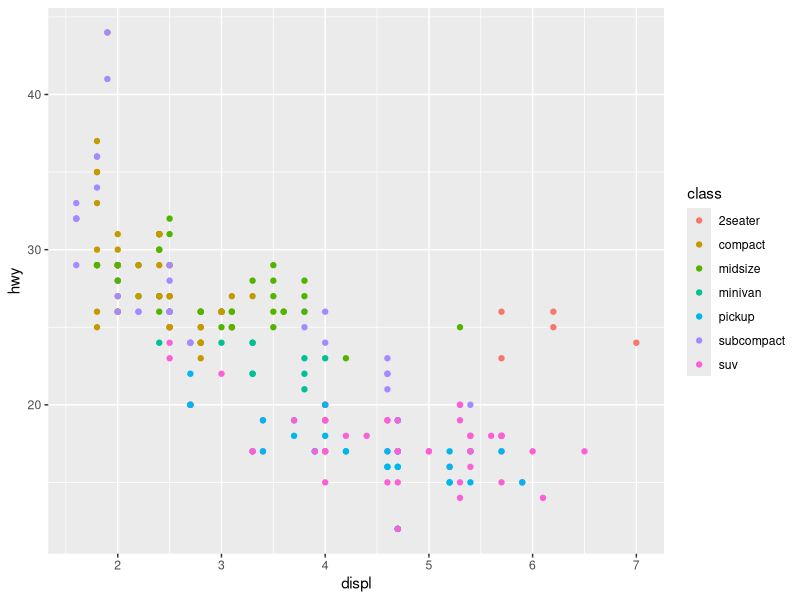
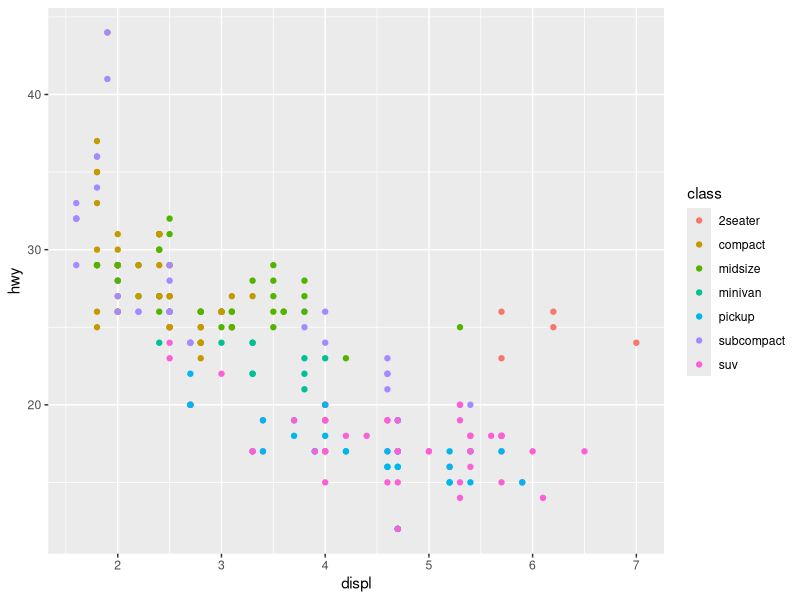
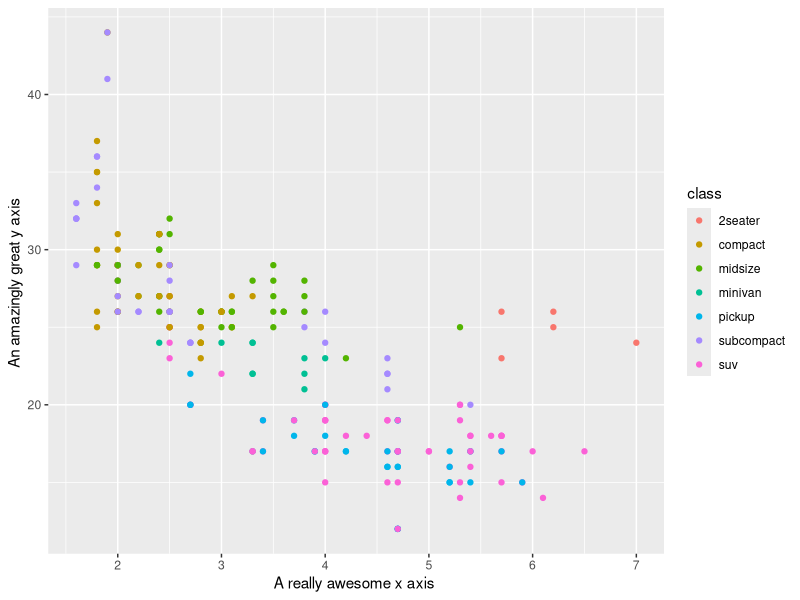
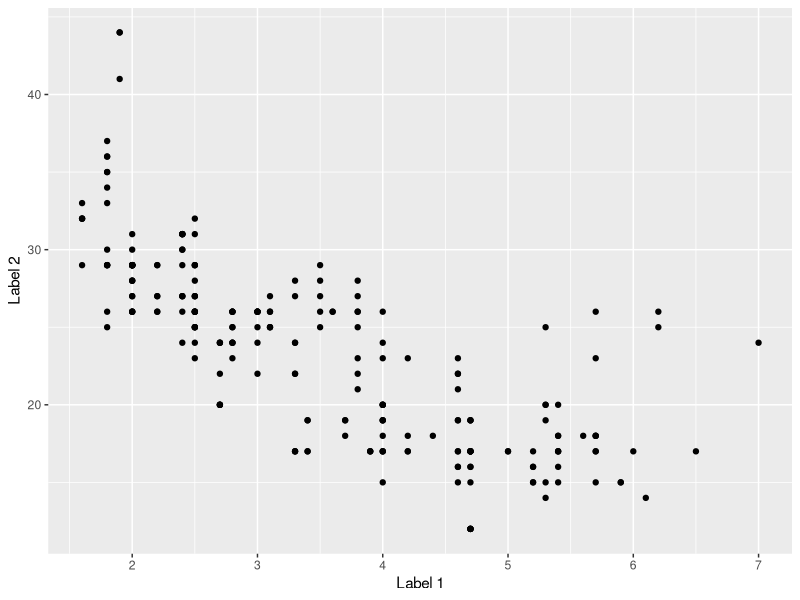
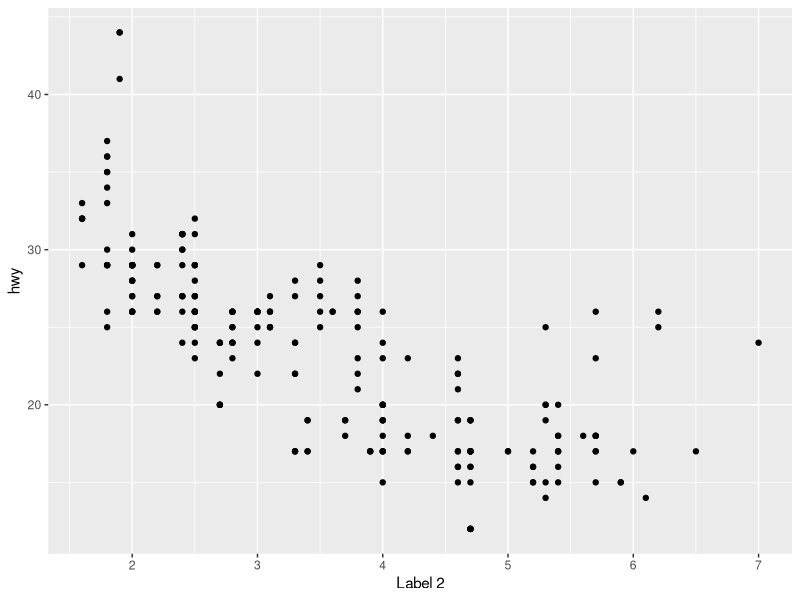
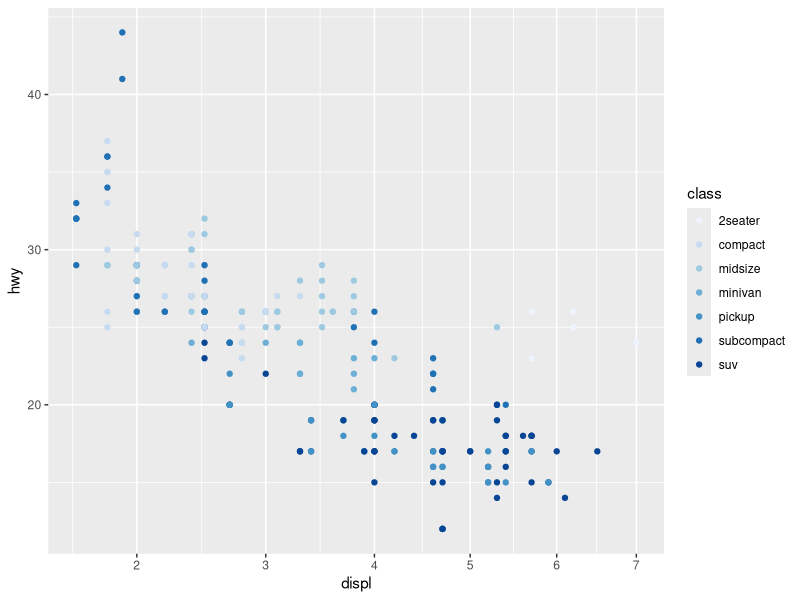
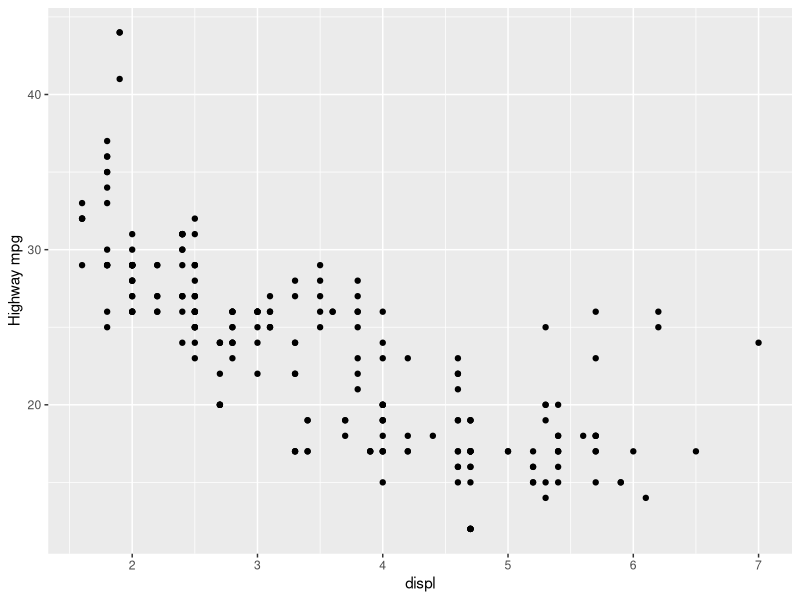
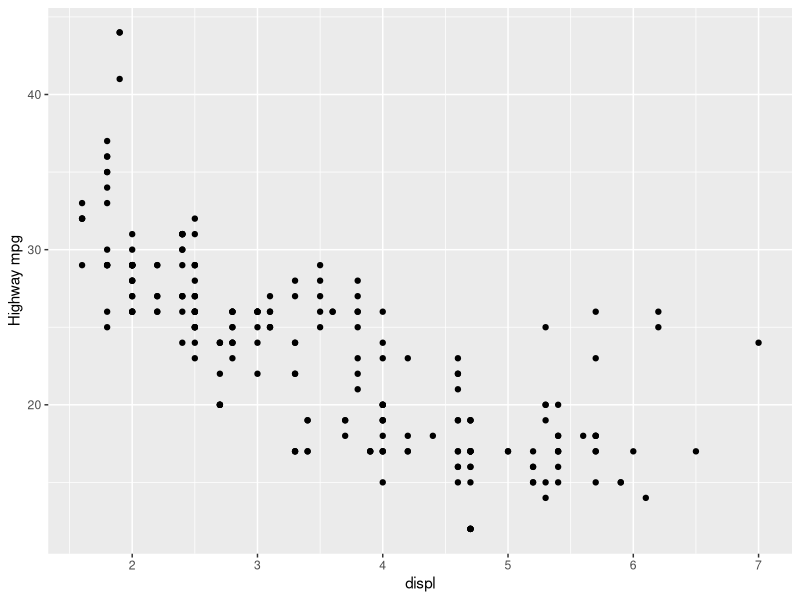

Write R code to recreate these figures, in order. (Note: this script raises an error after producing the figures.)
#Chapter 6 - Scales, Axes and Legends
library(ggplot2)

#6.2 Modifying Scales
ggplot(mpg, aes(displ, hwy)) + geom_point(aes(color=class))
ggplot(mpg, aes(displ, hwy)) + 
  geom_point(aes(color=class)) + 
  scale_x_continuous() + 
  scale_y_continuous() + 
  scale_color_discrete()

ggplot(mpg, aes(displ, hwy)) + 
  geom_point(aes(color=class)) + 
  scale_x_continuous("A really awesome x axis ") + 
  scale_y_continuous("An amazingly great y axis ") 
  
ggplot(mpg, aes(displ, hwy)) + 
  geom_point() + 
  scale_x_continuous("Label 1") + 
  scale_y_continuous("Label 2")

ggplot(mpg, aes(displ, hwy)) + 
  geom_point() + 
  scale_x_continuous("Label 2")

ggplot(mpg, aes(displ, hwy)) + 
  geom_point(aes(color=class)) + 
  scale_x_sqrt() + 
  scale_color_brewer()

ggplot(mpg, aes(displ)) + 
  scale_y_continuous('Highway mpg') + 
  scale_x_continuous() + 
  geom_point(aes(y=hwy))

ggplot(mpg, aes(displ)) + 
  scale_y_continuous('Highway mpg') + 
  geom_point(aes(y=hwy))

ggplot(mpg, aes(y=displ, x=class)) + 
  scale_y_continuous('Displacement (l)') + 
  scale_x_discrete("Car type") + 
  scale_x_discrete("Type of car") + 
  scale_color_discrete() + 
  geom_point(aes(color=drv)) + 
  scale_color_discrete("Drive\ntrain")

ggplot(mpg, aes(y=displ, x=class)) + 
  scale_y_continuous('Displacement (l)') + 
  scale_x_discrete("Type of car") + 
  geom_point(aes(color=drv)) + 
  scale_color_discrete("Drive\ntrain")

#6.3 Guides: Legends and Axes
#6.3.1 Scale Title 
df <- data.frame(x=1:2, y=1, z='a')
p <- ggplot(df, aes(x,y)) + geom_point()
p + scale_x_continuous('X axis')
p + scale_x_continuous(quote(a + mathematical ^ expression))
p <- ggplot(df, aes(x, y)) + geom_point(aes(color=z))
p + xlab('X axis') + ylab('Y axis')
p + labs(x='X axis', y='Y axis', color='Colour\nLegend')

p <- ggplot(df, aes(x, y)) + geom_point() + theme(plot.background=element_rect(color='grey50'))
p + labs(x="", y="")
p + labs(x=NULL, y=NULL)

#6.3.2 Breaks and Labels
df <- data.frame(x=c(1,3,5)* 1000, y=1)
axs <- ggplot(df, aes(x,y)) + geom_point() + labs(x=NULL, y=NULL)
axs
axs + scale_x_continuous(breaks=c(2000, 4000))
axs + scale_x_continuous(breaks = c(2000, 4000), labels=c('2k', '4k'))
leg <- ggplot(df, aes(y, x, fill=x)) + geom_tile() + labs(x=NULL, y=NULL)
leg
leg + scale_fill_continuous(breaks=c(2000, 4000))
leg + scale_fill_continuous(breaks=c(2000, 4000), labels=c('2k', '4k'))
df2 <- data.frame(x=1:3, y=c('a', 'b', 'c'))
ggplot(df2, aes(x, y)) + geom_point()
ggplot(df2, aes(x, y)) + geom_point() + scale_y_discrete(labels=c(a='apple', b='banana', c='carrot'))
axs + scale_x_continuous(breaks=NULL)
axs + scale_x_continuous(labels=NULL)
leg + scale_fill_continuous(breaks=NULL)
leg + scale_fill_continuous(labels=NULL)

# 6.3 : Guides - Legends and Axes
#6.3.1 Scale Title
df <- data.frame(x=1:2, y=1, z='a')
p <- ggplot(df, aes(x, y)) + geom_point()
p + scale_x_continuous("X Axis")
p + scale_x_continuous(quote(a + mathematical ^ expression))

p <- ggplot(df, aes(x, y)) + geom_point(aes(color=z))
p + xlab('X Axis') + ylab('Y Axis')
p + labs(x='X Axis', y='Y axis', color = 'Color\nlegend')
p <- ggplot(df, aes(x,y)) + geom_point() + theme(plot.background=element_rect(color='grey50'))
p + labs(x='', y='')
p + labs(x=NULL, y=NULL)

#6.3.2 Breaks and Labels
df <- data.frame(x=c(1,3,5) * 1000, y=1)
axs <- ggplot(df, aes(x, y)) + geom_point() + labs(x=NULL, y=NULL)
axs
axs + scale_x_continuous(breaks=c(2000, 4000))
axs + scale_x_continuous(breaks=c(2000, 4000), labels=c('2k', '4k'))
leg <- ggplot(df, aes(y, x, fill=x)) + geom_tile() + labs(x=NULL, y=NULL)
leg
leg + scale_fill_continuous(breaks=c(2000, 4000))
leg + scale_fill_continuous(breaks=c(2000, 4000), labels=c('2k', '4k'))

df2 <- data.frame(x=1:3, y=c('a', 'b', 'c'))
ggplot(df2, aes(x, y)) + geom_point()
ggplot(df2, aes(x, y)) + geom_point() + scale_y_discrete(labels=c(a='apple', b='banana', c='carrot'))
axs + scale_x_continuous(breaks=NULL)
axs + scale_x_continuous(labels=NULL)

leg + scale_fill_continuous(breaks=NULL)
leg + scale_fill_continuous(labels=NULL)
axs + scale_y_continuous(labels=scales::percent_format())
axs + scale_y_continuous(labels=scales::dollar_format('$'))
leg + scale_fill_continuous(labels=scales::unit_format('k', 1e-3))

df <- data.frame(x=c(2,3,5,10,200, 3000), y=1)
ggplot(df, aes(x, y)) + geom_point() + scale_x_log10()
mb <- as.numeric(1:10 %o% 10 ^ (0:4))
ggplot(df, aes(x, y)) + geom_point() + scale_x_log10(minor_breaks=log10(mb))

#6.4: Legends
ggplot(df, aes(y, y)) + geom_point(size=4, color='grey20') + geom_point(aes(color=z), size=2)
df

norm <- data.frame(x=rnorm(1000), y=rnorm(1000))
norm$z <- cut(norm$x, 3, labels=c('a', 'b', 'c')) 
ggplot(norm, aes(x,y)) + geom_point(aes(color=z), alpha=0.1)
ggplot(norm, aes(x, y)) + geom_point(aes(color=z), alpha=0.1) + guides(color=guide_legend(override.aes=list(alpha=1)))

#6.4.2 Legend Layout
df <- data.frame(x=1:3, y=1:3, z=c('a', 'b', 'c'))
base <- ggplot(df, aes(x, y)) + geom_point(aes(color=z), size=3) + xlab(NULL) + ylab(NULL)
base + theme(legend.position='right')
base + theme(legend.position='bottom')
base + theme(legend.position='none')

base <- ggplot(df, aes(x, y)) + geom_point(aes(color=z), size=3)
base + theme(legend.position=c(0,1), legend.justification=c(0,1))
base + theme(legend.position=c(0.5, 0.5), legend.justification=c(0.5, 0.5))
base + theme(legend.position=c(1,0), legend.justification=c(1,0), legend.margin=unit(0, 'mm'))

#6.4.3 Guide Functions
df <- data.frame(x=1, y=1:3, z=1:3)
base <- ggplot(df, aes(x, y)) + geom_raster(aes(fill=z))
base
base + scale_fill_continuous(guide=guide_legend())
base + guides(fill=guide_legend())


#6.4 Legends
#6.4.1 Layers and Legends
ggplot(df, aes(y, y)) + geom_point(size=4, color='grey20') + geom_point(aes(color=z), size=2)

norm <- data.frame(x=rnorm(1000), y=rnorm(1000))
norm$z <- cut(norm$x, 3, labels=c('a', 'b', 'c'))
ggplot(norm, aes(x,y)) + geom_point(aes(color=z), alpha=0.1)
ggplot(norm, aes(x, y)) + geom_point(aes(color=z), alpha=0.5) + guides(color=guide_legend(override.aes=list(alpha=1)))

#6.4.3.1: guide_legend()
df <- data.frame(x=1, y=1:4, z=letters[1:4])
p <- ggplot(df, aes(x, y)) + geom_raster(aes(fill=z))
p
p + guides(fill = guide_legend(ncol=2))
p + guides(fill = guide_legend(ncol=2, byrow=TRUE))
p <- ggplot(df, aes(1, y)) + geom_bar(stat='identity', aes(fill=z))
p 
p + guides(fill=guide_legend(reverse=TRUE))

#6.5 Limits
df <- data.frame(x=1:3, y=1:3)
base <- ggplot(df, aes(x,y)) + geom_point()
base
base + scale_x_continuous(limits=c(1.5, 2.5))
base + scale_x_continuous(limits=c(0,4))
base + xlim(0,4)
base + xlim(4,0)
base + lims(x=c(0,4))

ggplot(faithfuld, aes(waiting, eruptions)) + geom_raster(aes(fill=density)) + theme(legend.position='none')
ggplot(faithfuld, aes(waiting, eruptions)) + geom_raster(aes(fill=density)) + scale_x_continuous(expand=c(0,0)) + scale_y_continuous(expand=c(0,0)) + theme(legend.position='none')

df <- data.frame(x=1:5)
p <- ggplot(df, aes(x, 1)) + geom_tile(aes(fill=x), color='white')
p
p + scale_fill_gradient(limits=c(2,4))
p + scale_fill_gradient(limits=c(2,4), oob=scales::squish)

# 6.6 Scales Toolbox
#6.6.1: Continuous Position Scales
ggplot(mpg, aes(displ, hwy)) + geom_point() + scale_y_continuous(trans='reciprocal')
ggplot(diamonds, aes(price, carat)) + geom_bin2d() + scale_x_continuous(trans='log10') + scale_y_continuous(trans='log10')

base <- ggplot(economics, aes(date, psavert)) + geom_line(na.rm=TRUE) + labs(x=NULL, y=NULL)
base
base + scale_x_date(date_labels='%Y', date_breaks='5 years')
base + scale_x_date(limits = as.Date(c('2004-01-01', '2005-01-01')), date_labels='%b %y', date_minor_breaks='1 month')
base + scale_x_date(limits = as.Date(c('2004-01-01', '2004-06-01')), date_labels='%m/%d', date_minor_breaks='2 weeks')

#6.6.2 Colour
